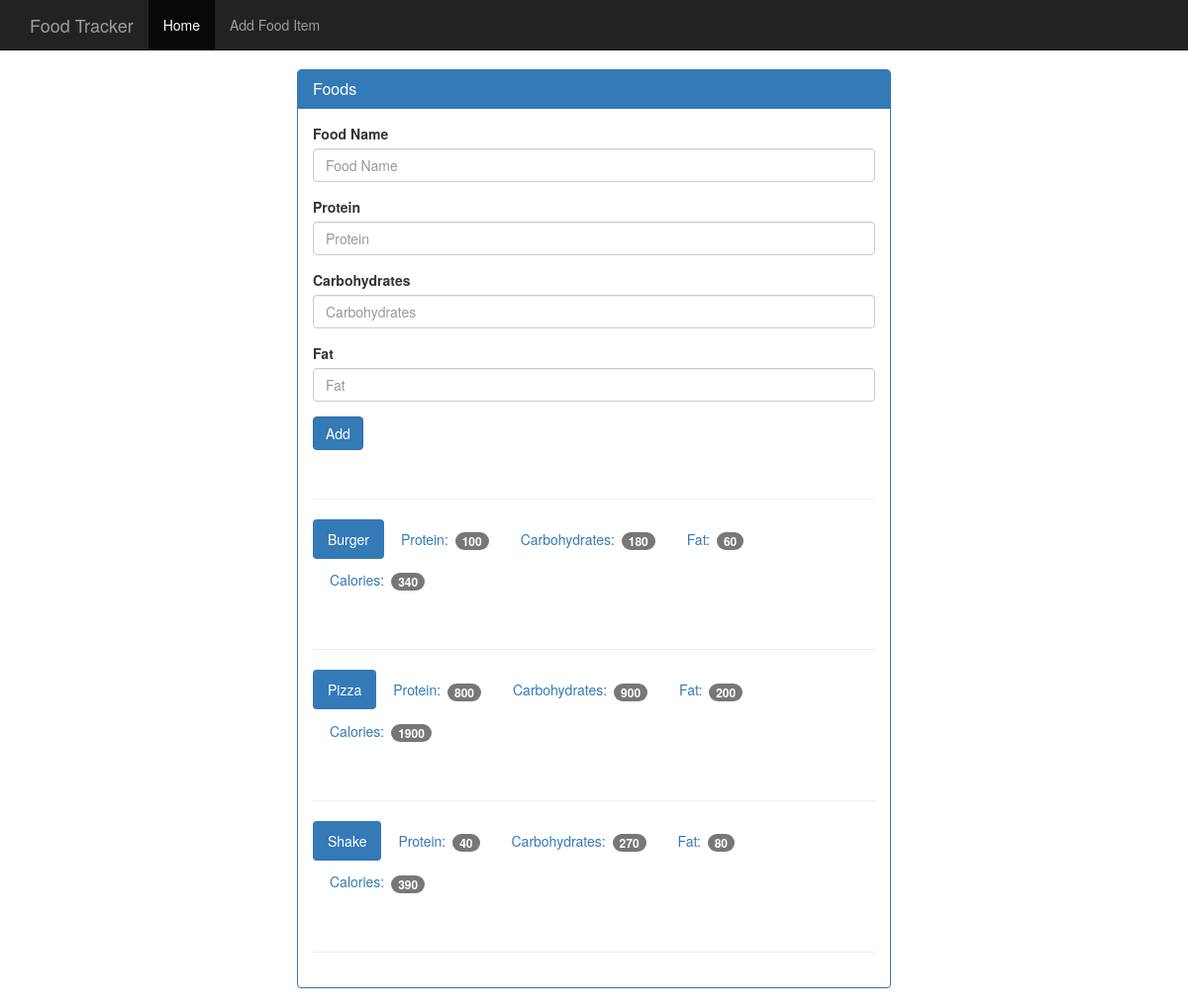
The app's page /food with its own data.
### tables this page shows
CREATE TABLE food (

	id integer primary key autoincrement,

	name text not null,

	protein integer not null,
	
	carbonhydrates integer not null,

	fat integer not null,
	
	calories integer not null

);

### app.py (the view, shortened to what this page needs)
@app.route('/food', methods=['GET','POST'])
def food():
	db = get_db()
	cur = db.execute("SELECT * FROM food;")
	foods = cur.fetchall()
	return render_template('add_food.html',foods=foods)

### app.py (called while the page is built)
def connect_db():
    sql = sqlite3.connect('./food_log.db')
    sql.row_factory = sqlite3.Row
    return sql

def get_db():
    if not hasattr(g, 'sqlite3'):
        g.sqlite_db = connect_db()
    return g.sqlite_db

### templates/add_food.html (shortened to what this page needs)
{% extends 'base.html' %}
{% block content %}
<div class="panel panel-primary">
  <div class="panel-heading">
    <h3 class="panel-title">Foods</h3>
  </div>
  <div class="panel-body">
    <form method="POST" action="{{ url_for('food') }}">
      <div class="form-group">
        <label for="food-name">Food Name</label>
        <input type="text" class="form-control" id="food-name" name="name" placeholder="Food Name">
      </div>
      <div class="form-group">
        <label for="protein">Protein</label>
        <input type="number" class="form-control" id="protein" name="protein" placeholder="Protein">
      </div>
      <div class="form-group">
        <label for="carbohydrates">Carbohydrates</label>
        <input type="number" class="form-control" id="carbohydrates" name="carbohydrates" placeholder="Carbohydrates">
      </div>
      <div class="form-group">
        <label for="fat">Fat</label>
        <input type="number" class="form-control" id="fat" name="fat" placeholder="Fat">
      </div>
      <button type="submit" class="btn btn-primary">Add</button>
    </form>
    <div class="page-header"></div>
    {% for food in foods %}
      <ul class="nav nav-pills mb-2" role="tablist">
        <li class="active"><a>{{ food.name }}</a></li>
        <li><a>Protein: <span class="badge">{{ food.protein }}</span></a></li>
        <li><a>Carbohydrates: <span class="badge">{{ food.carbonhydrates }}</span></a></li>
        <li><a>Fat: <span class="badge">{{ food.fat }}</span></a></li>
        <li><a>Calories: <span class="badge">{{ food.calories }}</span></a></li>
      </ul>
      <div class="page-header"></div>
    {% endfor %}
  </div>
</div>
{% endblock %}

### static/theme.css (style rules this page uses)
body { padding-top: 70px; padding-bottom: 30px; }

### records on screen
food: name "Burger", protein "100", carbonhydrates "180", fat "60", calories "340"
food: name "Pizza", protein "800", carbonhydrates "900", fat "200", calories "1900"
food: name "Shake", protein "40", carbonhydrates "270", fat "80", calories "390"
